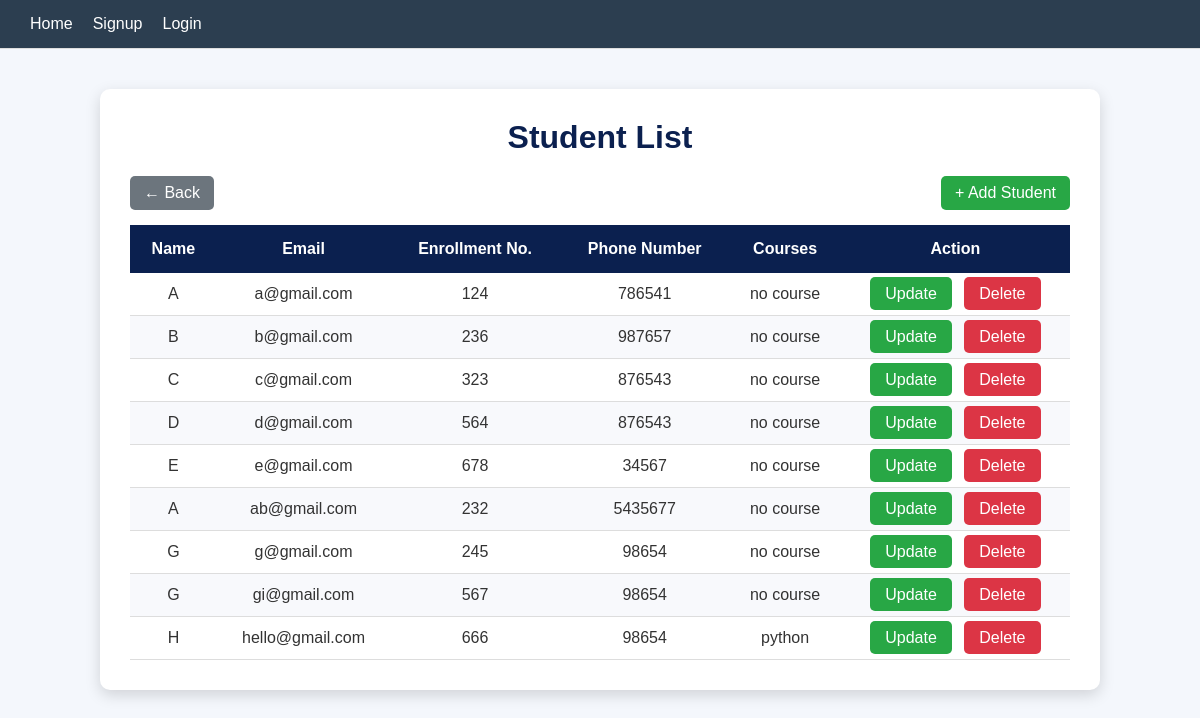
Screenshot of /view_student/ with the database file from the repository.
### students/models.py (models this page shows, shortened)
class Student(models.Model):
    name = models.CharField(max_length=30)
    email = models.EmailField(unique=True)
    enrollment_number = models.IntegerField(unique=True,default=0)
    phn_number = models.IntegerField(default=0)
    course = models.ManyToManyField(Course)

class Course(models.Model):
    name = models.CharField(max_length=100)
    code = models.CharField(max_length=10, unique=True)

### students/views.py (the view)
# urls.py: path('view_student/', view_student, name='view_student'),
def view_student(request):
    students = Student.objects.all()
    return render(request, "student/view_student.html", {'students': students})

### students/templates/student/view_student.html (shortened to what this page needs)
{% extends "base.html" %}
{% load static %}
    {% block extra_css %}
    <link rel="stylesheet" href="{% static 'css/student/view_student.css' %}">
    {% endblock %}
    {% block content %}
    <div class="student-list">
        <h2>Student List</h2>
        <div class="action-buttons">
            <a href="{% url 'home' %}" class="back-btn">← Back</a>
            <a href="{% url 'add_student' %}" class="add-btn">+ Add Student</a>
        </div>
        <table>
            <thead>
                <tr>
                    <th>Name</th>
                    <th>Email</th>
                    <th>Enrollment No.</th>
                    <th>Phone Number</th>
                    <th>Courses</th>
                    <th>Action</th>
                </tr>
            </thead>
            <tbody>
                {% for student in students %}
                <tr>
                    <td>{{ student.name }}</td>
                    <td>{{ student.email }}</td>
                    <td>{{ student.enrollment_number }}</td>
                    <td>{{ student.phn_number }}</td>
                    <td>
                        {% for course in student.course.all %}
                            {{course.name}}
                        {% empty %}
                            no course
                        {% endfor %}
                    </td>
                    <td>
                        <a href="{% url 'update_student' student.id %}" class="edit-btn">Update</a>
                        <a href="{% url 'delete_student' student.id %}" class="delete-btn">Delete</a>
                    </td>
                </tr>
                {% empty %}
                <tr>
                    <td colspan="6">No Students Available</td>
                </tr>
                {% endfor %}
            </tbody>
        </table>
    </div>
    {% endblock %}

### students/templates/base.html (shortened to what this page needs)
<!DOCTYPE html>
<html>
<head>
    {% load static %}
    <link rel="stylesheet" href="{% static 'css/base.css' %}">
    {% block extra_css %}
    {% endblock %}
</head>
<body>
    <nav>
        {% if user.is_authenticated %}
        <h4 class="name" style="color: rgb(207, 210, 234);">Welcome, {{ user.username }}!</h4>
        <a href="{% url 'home' %}">Home</a>
        <a href="{% url 'add_student' %}">Student</a>
        <a href="">Courses</a>
        <a href="{% url 'logout' %}">Logout</a>
        {% else %}
        <a href="{% url 'home' %}">Home</a>
        <a href="{% url 'signup' %}">Signup</a>
        <a href="{% url 'login' %}">Login</a>
        {% endif %}
    </nav>
    <hr>
    <div class="container">
        {% block content %}
        {% endblock %}
    </div>
</body>
</html>

### students/static/css/base.css (style rules this page uses)
* { margin: 0; padding: 0; box-sizing: border-box; }
body { font-family: Arial, Helvetica, sans-serif; background-color: #f4f4f4; color: #333; }
nav { background-color: #2c3e50; padding: 15px 30px; display: flex; gap: 20px; }
nav a { color: white; text-decoration: none; font-size: 16px; font-weight: 500; transition: color 0.3s ease; }
hr { border: none; border-top: 1px solid #ddd; margin-bottom: 20px; }
.container { width: 90%; max-width: 1000px; margin: 20px auto; }

### students/static/css/student/view_student.css (style rules this page uses)
body { margin:0; padding:0; background:#f4f7fc; font-family:Arial, Helvetica, sans-serif; }
.student-list { width:100%; margin:40px auto; background:#fff; padding:30px; border-radius:10px; box-shadow:0 5px 15px rgba(0,0,0,0.15); }
.student-list h2 { text-align:center; color:#0b204f; margin-bottom:20px; font-size:32px; }
.action-buttons { display: flex; justify-content: space-between; margin-bottom: 15px; }
.back-btn { background: #6c757d; color: white; padding: 8px 14px; text-decoration: none; border-radius: 5px; }
.add-btn { background: #28a745; color: white; padding: 8px 14px; text-decoration: none; border-radius: 5px; }
table { width:100%; border-collapse:collapse; }
thead { background:#0b204f; color:white; }
th { padding:15px; text-align:center; }
td { padding:12px; text-align:center; border-bottom:1px solid #ddd; }
tbody tr:nth-child(even) { background:#f8f9fc; }
.edit-btn { background:#28a745; color:white; padding:8px 15px; text-decoration:none; border-radius:5px; margin-right:8px; }
.delete-btn { background:#dc3545; color:white; padding:8px 15px; text-decoration:none; border-radius:5px; }

### rows the page displays
Student: name "A", email "a@gmail.com", enrollment_number "124", phn_number "786541"
Student: name "B", email "b@gmail.com", enrollment_number "236", phn_number "987657"
Student: name "C", email "c@gmail.com", enrollment_number "323", phn_number "876543"
Student: name "D", email "d@gmail.com", enrollment_number "564", phn_number "876543"
Student: name "E", email "e@gmail.com", enrollment_number "678", phn_number "34567"
Student: name "A", email "ab@gmail.com", enrollment_number "232", phn_number "5435677"
Student: name "G", email "g@gmail.com", enrollment_number "245", phn_number "98654"
Student: name "G", email "gi@gmail.com", enrollment_number "567", phn_number "98654"
Student: name "H", email "hello@gmail.com", enrollment_number "666", phn_number "98654"
Course: name "python"
